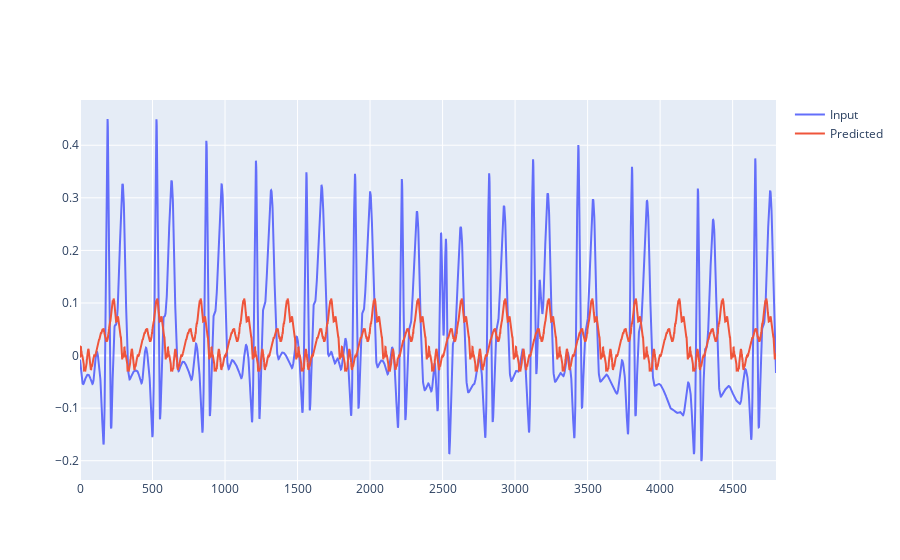

Here is the notebook cell this chart was saved with:
### Code cell
# Visualizing the model output: 
X_predicted = []
X_input = []
for i in tqdm(range(len(ecg))):
    X_input+=ecg[i][column].reshape(300).tolist()
    xx = mdl(ecg[i][column].reshape(-1, 1, 300))
    X_predicted+=xx.reshape(300).tolist()
    
len(X_input), len(X_predicted)
indx = [i for i in range(len(X_input))]

fig = go.Figure()

fig.add_trace(go.Scatter(x = indx, y = X_input, mode = 'lines', name='Input'))
fig.add_trace(go.Scatter(x = indx, y = X_predicted, mode = 'lines', name='Predicted'))

fig.show()

### Figure 1 — Plotly figure (JSON) as saved in the notebook; plotly's stock layout.template omitted (floating-point values rounded to 4 significant figures; data arrays with more than 128 entries replaced by an {"elided": "..."} marker saying what was removed)
{"data": [{"mode": "lines", "name": "Input", "type": "scatter", "x": {"elided": "4800 int values"}, "y": {"elided": "4800 float values"}}, {"mode": "lines", "name": "Predicted", "type": "scatter", "x": {"elided": "4800 int values"}, "y": {"elided": "4800 float values"}}], "layout": {}}
